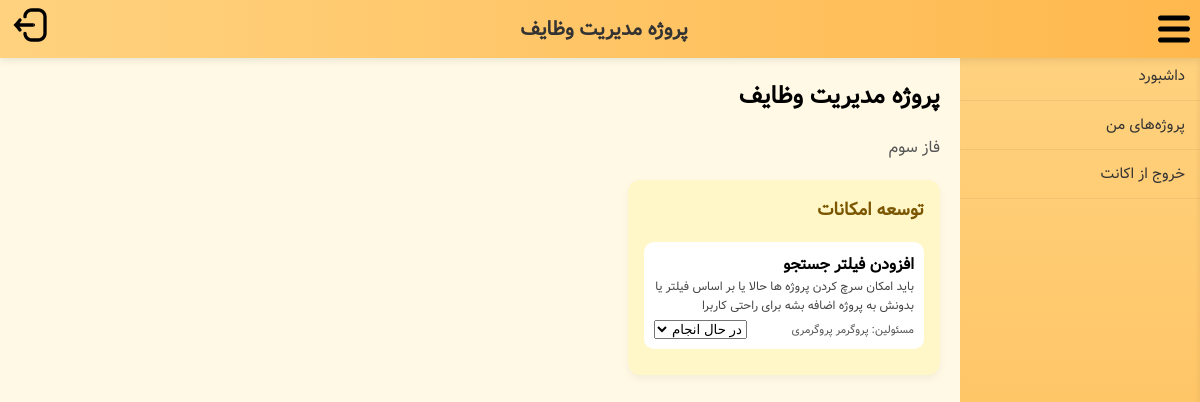
Page /user_projects.php?id=1 (signed in) on the committed database.
### tables this page shows
CREATE TABLE `projects` (
  `id` int(10) UNSIGNED NOT NULL,
  `name` varchar(255) NOT NULL,
  `description` text DEFAULT NULL,
  `created_at` timestamp NOT NULL DEFAULT current_timestamp(),
  `manager_id` int(11) DEFAULT NULL
);

CREATE TABLE `boards` (
  `id` int(10) UNSIGNED NOT NULL,
  `project_id` int(10) UNSIGNED NOT NULL,
  `name` varchar(255) NOT NULL,
  `description` text DEFAULT NULL,
  `created_at` timestamp NOT NULL DEFAULT current_timestamp()
);

CREATE TABLE `task_users` (
  `task_id` int(10) UNSIGNED NOT NULL,
  `user_id` int(10) UNSIGNED NOT NULL
);

CREATE TABLE `tasks` (
  `id` int(10) UNSIGNED NOT NULL,
  `project_id` int(10) UNSIGNED NOT NULL,
  `board_id` int(10) UNSIGNED NOT NULL,
  `name` varchar(255) NOT NULL,
  `description` text DEFAULT NULL,
  `status` enum('انجام شده','در حال انجام','برای انجام') DEFAULT 'برای انجام',
  `created_at` timestamp NOT NULL DEFAULT current_timestamp()
);

### public/user_projects.php (the view, shortened to what this page needs)
<?php
require __DIR__ . '/../config/db.php';
$userId = $_SESSION['user_id'] ?? 0;
$projectId = $_GET['id'] ?? 0;
$stmt = $pdo->prepare("SELECT * FROM projects WHERE id = ?");
$stmt->execute([$projectId]);
$project = $stmt->fetch(PDO::FETCH_ASSOC);
$pageTitle = $project['name'];
$stmt = $pdo->prepare("SELECT * FROM boards WHERE project_id = ? ORDER BY id ASC");
$stmt->execute([$projectId]);
$boards = $stmt->fetchAll(PDO::FETCH_ASSOC);
$tasksByBoard = [];
foreach ($boards as $board) {
    $stmt = $pdo->prepare("
        SELECT t.id, t.name, t.description, t.status,
               GROUP_CONCAT(CONCAT(u.first_name,' ',u.last_name) SEPARATOR ', ') as assigned_users,
               tu.user_id
        FROM tasks t
        LEFT JOIN task_users tu ON t.id = tu.task_id AND tu.user_id = ?
        LEFT JOIN task_users alltu ON t.id = alltu.task_id
        LEFT JOIN users u ON alltu.user_id = u.id
        WHERE t.board_id = ?
        GROUP BY t.id
        ORDER BY t.id ASC
    ");
    $stmt->execute([$userId, $board['id']]);
    $tasksByBoard[$board['id']] = $stmt->fetchAll(PDO::FETCH_ASSOC);
}
?>
<!DOCTYPE html>
<html lang="fa" dir="rtl">
<head>
    <link rel="stylesheet" href="../includes/layout.css">
</head>
<body>
<?php include __DIR__ . '/../includes/header.php'; ?>
<div class="page">
    <?php include __DIR__ . '/../includes/sidebar_user.php'; ?>
    <div class="content">
        <h2 style="margin-top:0;"><?= htmlspecialchars($pageTitle) ?></h2>
        <?php if($project['description']): ?>
            <p style="color:#555;"><?= htmlspecialchars($project['description']) ?></p>
        <?php endif; ?>
        <div class="boards-container">
            <?php foreach($boards as $board): ?>
                <div class="board">
                    <h3><?= htmlspecialchars($board['name']) ?></h3>
                    <?php foreach($tasksByBoard[$board['id']] as $task): ?>
                        <?php
                        $isOwner = ($task['user_id'] == $userId);
                        $doneClass = ($task['status'] === 'انجام شده') ? 'done' : '';
                        ?>
                        <div class="task <?= $doneClass ?>">
                            <strong><?= htmlspecialchars($task['name']) ?></strong>
                            <?php if($task['description']): ?>
                                <div class="task-desc"><?= htmlspecialchars($task['description']) ?></div>
                            <?php endif; ?>
                            <div class="assigned-users">مسئولین: <?= $task['assigned_users'] ?: '-' ?></div>
                            <?php if($isOwner): ?>
                                <form method="post" style="margin:0;">
                                    <select name="status" onchange="this.form.submit()">
                                        <option value="در حال انجام" <?= $task['status']==='در حال انجام'?'selected':'' ?>>در حال انجام</option>
                                    </select>
                                </form>
                            <?php else: ?>
                                <div style="margin-top:6px; color:#6a6a6a;">وضعیت: <?= $task['status'] ?></div>
                            <?php endif; ?>
                        </div>
                    <?php endforeach; ?>
                </div>
            <?php endforeach; ?>
        </div>
    </div>
</div>
</body>
</html>

### includes/layout.css (style rules this page uses)
body { background-color: #fff9e6; margin: 0; font-family: 'Vazir', sans-serif; display: flex; flex-direction: column; height: 100vh; overflow-y: auto; }
.page { display: flex; flex: 1; overflow: hidden; }
.content { margin-right: 240px; padding: 20px; flex: 1; transition: margin-right 0.3s ease; min-height: calc(100vh - 52px); overflow-y: auto; }

### public/user_projects.php (style rules this page uses)
.boards-container { display: flex; gap: 20px; flex-wrap: wrap; margin-top: 20px; }
.board { background: #fff7c7; padding: 16px; border-radius: 12px; min-width: 280px; max-width: 280px; box-shadow: 0 4px 8px rgba(0,0,0,0.05); }
.board h3 { margin-top: 0; font-size: 18px; color: #7a5600; }
.task { background: #fff; padding: 10px; margin-bottom: 10px; border-radius: 10px; cursor: pointer; transition: box-shadow 0.2s; position: relative; }
.task select { position: absolute; bottom: 10px; left: 10px; }
.assigned-users { font-size: 11px; color:#555; margin-top:5px; }
.task-desc { font-size:12px; color:#444; margin-bottom:6px; }

### rows in the picture
projects: description "فاز سوم"
boards: name "توسعه امکانات"
task_users: task.name "افزودن فیلتر جستجو", task.description "باید امکان سرچ کردن پروژه ها حالا یا بر اساس فیلتر یا بدونش به پروژه اضافه بشه برای راحتی کاربرا", assigned_users "پروگرمر پروگرمری"

### other values in the picture
$pageTitle "پروژه مدیریت وظایف"
$title "داشبورد"
$title "پروژه‌های من"
$title "خروج از اکانت"
